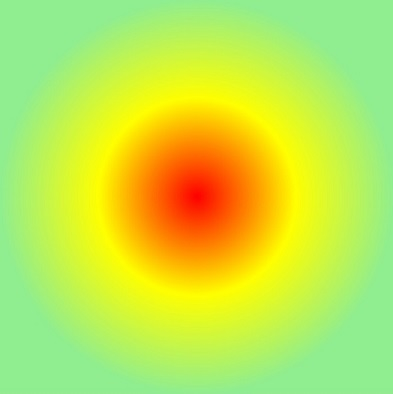
#> input picture datas/images/radial_gradient.jpg, 393 x 394 px
$ python 15_threshold.py
#> lines starting #> are read from the running program, lines starting #| are printed output that depends on the picture; after the words box and inside, x2 and y2 are one past the last pixel; in counts of white or black regions, pixels touching at a corner belong together
# 모듈 불러오기
import cv2 as cv
import numpy as np
import os

# 이미지 읽기
strfile = os.getcwd() + "/datas/images/radial_gradient.jpg"
img_original = cv.imread(strfile)
#> img_original is the input picture: shape (394, 393, 3); mean B, G, R 77.4, 228.4, 194.5

# gray 로 변경하기
img_gray = cv.cvtColor(img_original, cv.COLOR_BGR2GRAY)

# 크기 변경하기
img_original_resized = cv.resize(img_gray , (0, 0), fx=0.5, fy=0.5)

# binary threshold
ret, img_binary = cv.threshold(img_original_resized, 127, 255, cv.THRESH_BINARY)
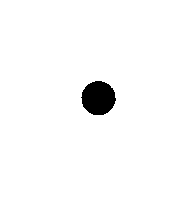
#> img_binary: shape (197, 196); 97.6% white; 1 black region, box (x1, y1, x2, y2) and area: (81, 81, 116, 115) 913

# binary invert
ret, img_binary_inv = cv.threshold(img_original_resized, 127, 255, cv.THRESH_BINARY_INV)

# trunc
ret, img_trunc = cv.threshold(img_original_resized, 127, 255, cv.THRESH_TRUNC)
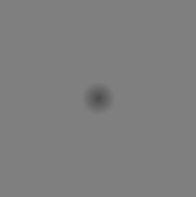
#> img_trunc: shape (197, 196); min 77, max 127, mean 126.6

# tozero
ret, img_zero = cv.threshold(img_original_resized, 127, 255, cv.THRESH_TOZERO)
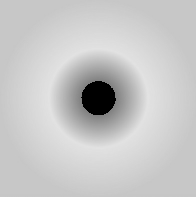
#> img_zero: shape (197, 196); min 0, max 226, mean 198.5

# tozero invert
ret, img_zero_inv = cv.threshold(img_original_resized, 127, 255, cv.THRESH_TOZERO_INV)
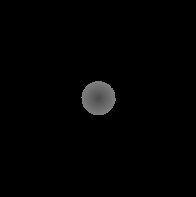
#> img_zero_inv: shape (197, 196); min 0, max 127, mean 2.6

img_1 = np.hstack((img_original_resized, img_binary, img_binary_inv))
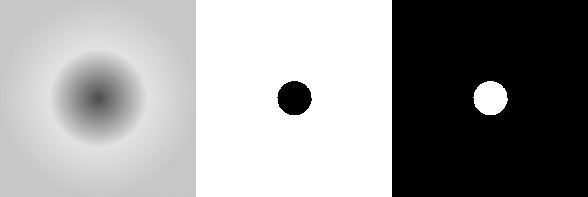
#> img_1: shape (197, 588); min 0, max 255, mean 152
img_2 = np.hstack((img_trunc, img_zero, img_zero_inv))
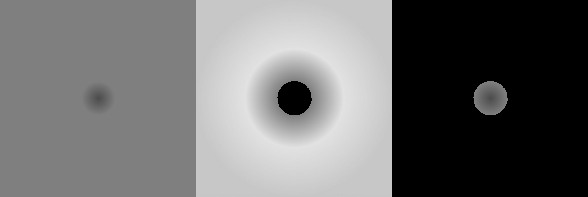
#> img_2: shape (197, 588); min 0, max 226, mean 109.2

img_3 = np.vstack((img_1, img_2))
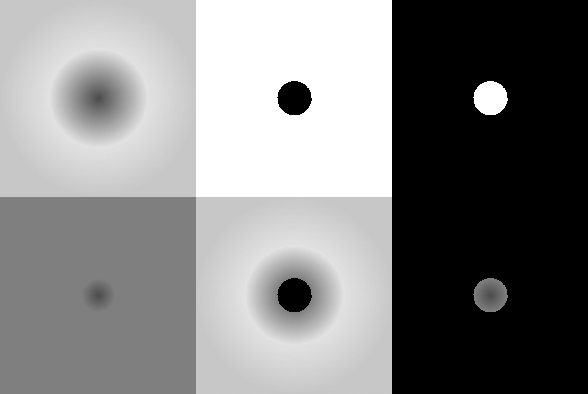
#> img_3: shape (394, 588); min 0, max 255, mean 130.6

cv.imshow("Original, Binary, Binary Invert, Trunc, ToZero, ToZero Invert", img_3)

cv.waitKey(0)

# 해제하기
cv.destroyAllWindows()
